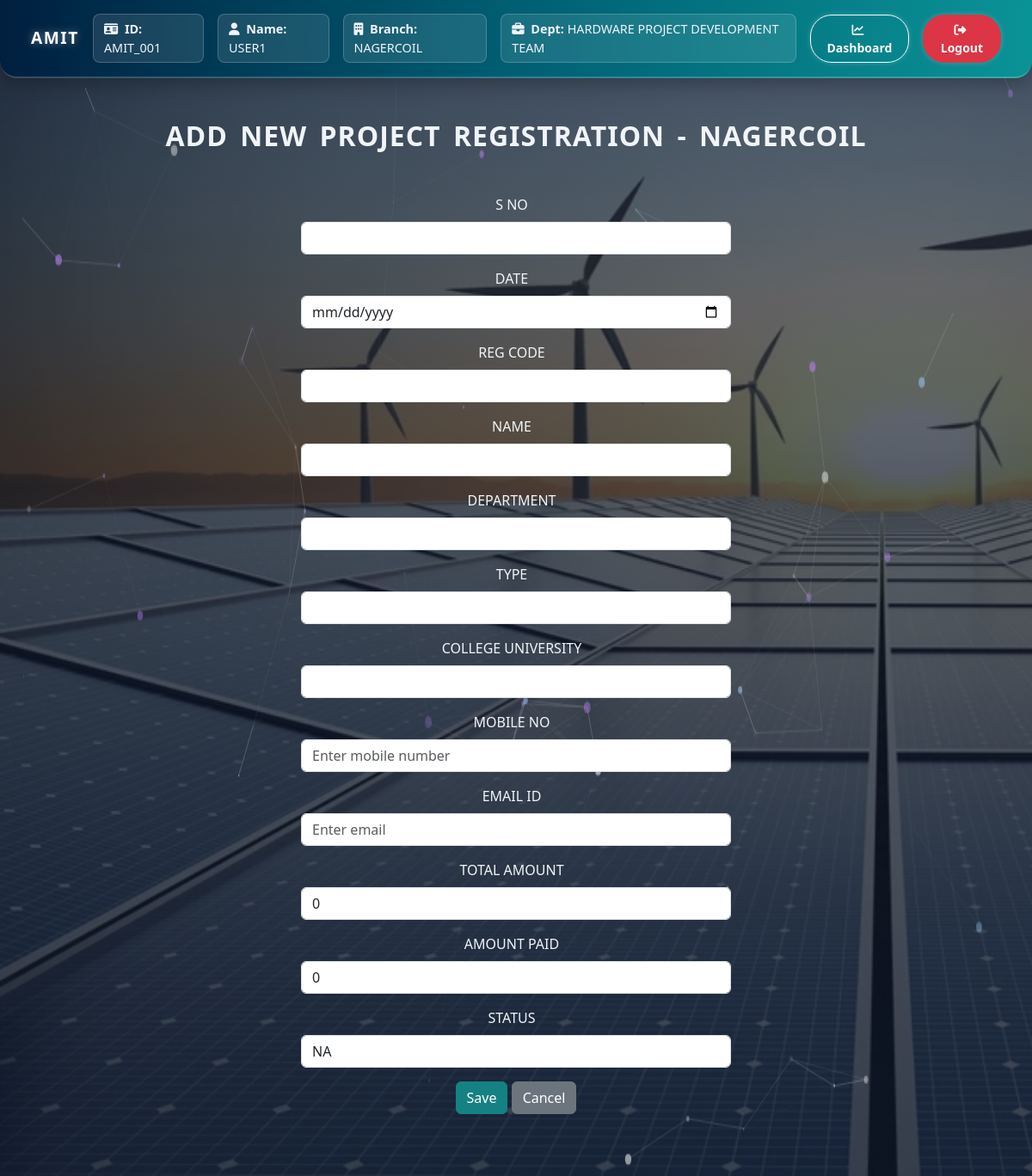
The app's page /product-registration/add/NAGERCOIL/ (signed in) with its own data.
### amit_logins/models.py (models this page shows, shortened)
class User(AbstractUser):
    DEPARTMENT_CHOICES = [
        ('HARDWARE PROJECT DEVELOPMENT TEAM', 'HARDWARE PROJECT DEVELOPMENT TEAM'),
        ('ADMIN TEAM', 'ADMIN TEAM'),
        ('ADMIN-MANAGEMENT WORK TEAM', 'ADMIN-MANAGEMENT WORK TEAM'),
    ]
    BRANCH_CHOICES = [
        ('NAGERCOIL', 'NAGERCOIL'),
    ]
    employee_name = models.CharField(max_length=100, null=True, blank=True)
    department = models.CharField(max_length=50, choices=DEPARTMENT_CHOICES)
    branch = models.CharField(max_length=20, choices=BRANCH_CHOICES)
    is_team_leader = models.BooleanField(default=False)
    is_approved = models.BooleanField(default=False)

### amit_logins/views.py (the view)
# urls.py: path('product-registration/add/<str:branch>/', views.add_product_registration, name='add_product_registration'),
@login_required(login_url='login')
def add_product_registration(request, branch):
    form_class = product_form_map.get(branch)
    if not form_class:
        return redirect('dashboard')
    if request.method == "POST":
        form = form_class(request.POST)
        if form.is_valid():
            form.save()
            return redirect('product_registration_report', branch=branch)
    else:
        form = form_class()
    return render(request, "logins/add_product_registration.html", {
        "form": form,
        "branch_name": branch
    })

### amit_logins/forms.py
class NagercoilProductRegistrationForm(AbstractProductRegistrationForm):
    class Meta(AbstractProductRegistrationForm.Meta):
        model = NagercoilProductRegistration

### amit_logins/templates/logins/add_product_registration.html (shortened to what this page needs)
{% extends 'logins/base.html' %}
{% load widget_tweaks %}
{% block content %}
<h2 class="text-center text-uppercase mt-5" style="font-weight:900">Add New Project Registration - {{ branch_name }}</h2>
<center>
<div class="addmain mt-5">
    <form method="POST">
        {% for field in form %}
            <div class="mb-3">
                <label for="{{ field.id_for_label }}" class="form-label">{{ field.label }}</label>
                {% render_field field class="form-control" %}
            </div>
        {% endfor %}
        <button type="submit" class="btn btn-primary">Save</button>
        <a href="{% url 'project_registration_report' branch_name %}" class="btn btn-secondary">Cancel</a>
    </form>
</div>
</center>
<br><br><br>
{% endblock %}

### amit_logins/templates/logins/base.html (shortened to what this page needs)
{% load static %}
<!DOCTYPE html>
<html lang="en">
<head>
  <link href="https://cdn.jsdelivr.net/npm/bootstrap@5.3.5/dist/css/bootstrap.min.css" rel="stylesheet">
  <link rel="stylesheet" href="https://cdnjs.cloudflare.com/ajax/libs/font-awesome/6.4.0/css/all.min.css">
  <link href="https://cdn.jsdelivr.net/npm/bootstrap-icons@1.11.1/font/bootstrap-icons.css" rel="stylesheet">
</head>
<body>
  <div id="particles-js"></div>
  {% if user.is_authenticated %}
<nav class="navbar navbar-expand-lg navbar-dark custom-navbar px-4 py-3">
  <div class="container-fluid">
    <a class="navbar-brand fw-bold text-uppercase" href="#">
      AMIT
    </a>
    <div class="collapse navbar-collapse justify-content-end" id="navbarContent">
      <ul class="navbar-nav align-items-center gap-3">
        <li class="nav-item user-box">
          <i class="fa-solid fa-id-card me-1"></i> <strong>ID:</strong> {{ user.username }}
        </li>
        {% if not user.is_superuser %}
        <li class="nav-item user-box">
          <i class="fa-solid fa-user me-1"></i> <strong>Name:</strong> {{ user.employee_name }}
        </li>
        <li class="nav-item user-box">
          <i class="fa-solid fa-building me-1"></i> <strong>Branch:</strong> {{ user.branch }}
        </li>
        <li class="nav-item user-box">
          <i class="fa-solid fa-briefcase me-1"></i> <strong>Dept:</strong> {{ user.department }}
        </li>
        {% endif %}
        <li class="nav-item">
          <a href="{% url 'dashboard' %}" class="btn nav-btn btn-outline-light btn-sm">
            <i class="fa-solid fa-chart-line me-1"></i> Dashboard
          </a>
        </li>
        <li class="nav-item">
          <a href="{% url 'logout' %}" class="btn nav-btn btn-danger btn-sm">
            <i class="fa-solid fa-right-from-bracket me-1"></i> Logout
          </a>
        </li>
      </ul>
    </div>
  </div>
</nav>
{% endif %}
  <div class="container-fluid content-wrapper mt-4">
    {% block content %}
    {% endblock %}
  </div>
</body>
</html>

### records on screen
User: username "AMIT_001", employee_name "USER1", branch "NAGERCOIL", department "HARDWARE PROJECT DEVELOPMENT TEAM"

### other values on screen
{{ field.label }} "S NO" "DATE" "REG CODE" "NAME" "DEPARTMENT" "TYPE" "COLLEGE UNIVERSITY" "MOBILE NO" "EMAIL ID" "TOTAL AMOUNT" "AMOUNT PAID" "STATUS"
